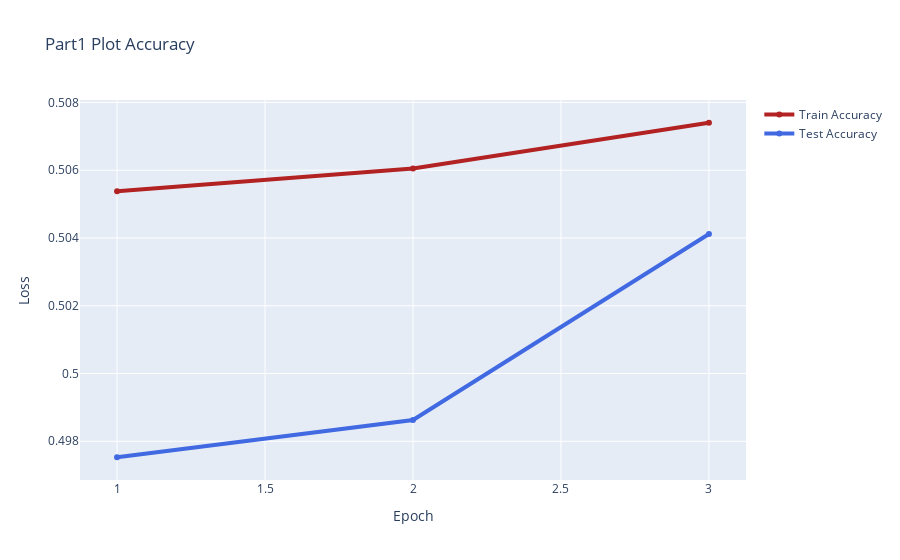

This figure's notebook cell:
### Code cell
import plotly.graph_objects as go

fig = go.Figure()
epoch = [1,2,3]
fig.add_trace(go.Scatter(x=epoch, y=train_accuracy, name='Train Accuracy',
                         line=dict(color='firebrick', width=4)))
fig.add_trace(go.Scatter(x=epoch, y=test_accuracy, name = 'Test Accuracy',
                         line=dict(color='royalblue', width=4)))
fig.update_layout(title='Part1 Plot Accuracy',
                   xaxis_title='Epoch',
                   yaxis_title='Loss')
fig.show()
fig.write_image('../plots/assignment2_part1_plots_accuracy.png')

### Figure 1 — Plotly figure (JSON) as saved in the notebook; plotly's stock layout.template omitted (floating-point values rounded to 4 significant figures)
{"data": [{"line": {"color": "firebrick", "width": 4}, "name": "Train Accuracy", "type": "scatter", "x": [1, 2, 3], "y": [0.5054, 0.5061, 0.5074]}, {"line": {"color": "royalblue", "width": 4}, "name": "Test Accuracy", "type": "scatter", "x": [1, 2, 3], "y": [0.4975, 0.4986, 0.5041]}], "layout": {"title": {"text": "Part1 Plot Accuracy"}, "xaxis": {"title": {"text": "Epoch"}}, "yaxis": {"title": {"text": "Loss"}}}}
